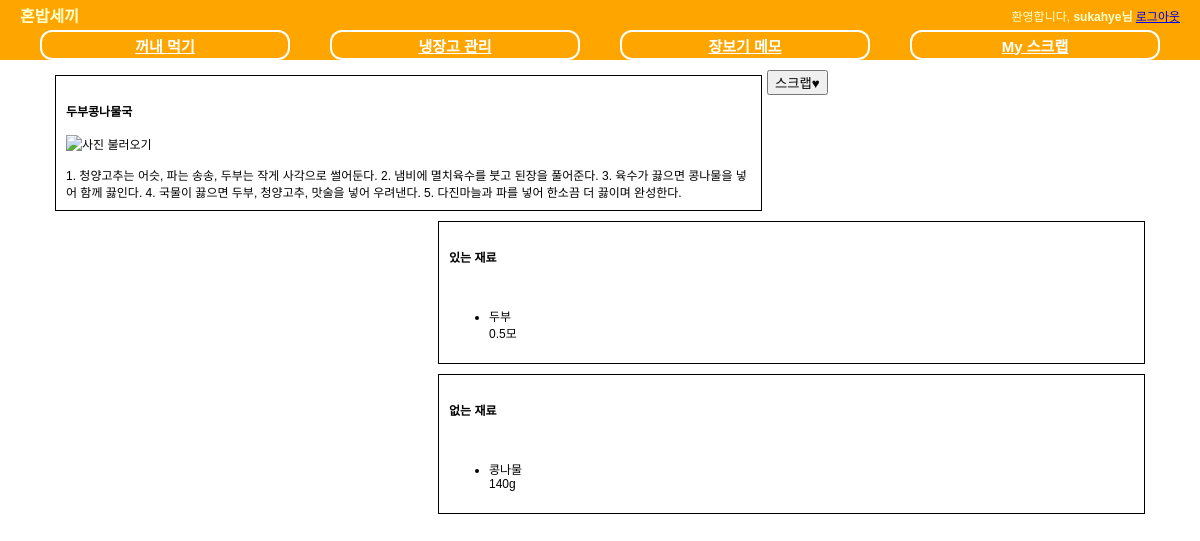
Page /fridge/8/menu_detail/ (signed in) on the committed database.
### fridge/models.py (models this page shows, shortened)
class Menu(models.Model):
    menu_name = models.CharField(max_length=50)
    menu_image = models.ImageField(verbose_name='menu_image', upload_to='images/menu', blank=True)
    menu_thumbnail = ImageSpecField(source='menu_image', processors=[ResizeToFill(100, 50)],
                                    format='JPEG',
                                    options={'quality': 60})
    main_ingredients = JSONField(verbose_name='main_ingredients', default=dict)
    sub_ingredients = JSONField(verbose_name='sub_ingredients', default=dict)
    class Meta:
        verbose_name = 'Cooking Menu'
        ordering = ['menu_name']

class Recipe(models.Model):
    sauce = models.ManyToManyField(Sauce, related_name='sauce')
    description = models.TextField()
    menu = models.OneToOneField('Menu', on_delete=models.CASCADE, related_name='recipe')
    class Meta:
        verbose_name = 'Recipe'

class Ingredient(models.Model):
    ingredientName = models.CharField(max_length=50)
    type = models.IntegerField(default=0)
    category = models.IntegerField(default=0)
    storageMethod = models.IntegerField(default=0)
    unit = models.CharField(max_length=100)
    defaultValue = models.IntegerField(default=0)
    ingredientCode = models.IntegerField(default=0)

### fridge/views.py (the view)
# urls.py: url(r'^(?P<pk>[0-9]+)/menu_detail/$', RecommendationDetail.as_view(), name='menu_detail'),
class RecommendationDetail(View):
    def get(self, request, pk):
        template_name = 'fridge/menu_detail.html'
        recom_menu = get_object_or_404(Menu, pk=pk)
        yes_ingre, no_ingre = Recommendation.has_what(request.user, pk)
        return render(request, template_name, {'menu':recom_menu,
                                               'yes_ingre':yes_ingre,
                                               'no_ingre':no_ingre})

### fridge/fields.py (called while the page is built)
    def to_python(self, value):
        if self.blank and not value:
            return None
        if isinstance(value, six.string_types):
            try:
                return json.loads(value)
            except Exception as e:
                raise ValidationError(str(e))
        else:
            return value

        def from_db_value(self, value, expression, connection):
            return self.to_python(value)

### fridge/models.py (called while the page is built)
    def has_what(owner, pk):
        menu_item = Menu.objects.get(pk=pk)
        menu_main = set(int(k) for k in menu_item.main_ingredients.keys())
        fridge_item = FridgeItem.objects.values_list('iteminfo', flat=True).filter(owner=owner)
        has_fridge= set()
        for k in fridge_item:
            has_fridge.add(Ingredient.objects.get(pk=k).ingredientCode)
        temp_yes_ingre = menu_main.intersection(has_fridge)
        temp_no_ingre = menu_main.difference(has_fridge)
        yes_ingre = {}
        no_ingre = {}
        for k in temp_yes_ingre:
            yes_ingre[Ingredient.objects.get(ingredientCode=k)] = menu_item.main_ingredients[str(k)]
        for k in temp_no_ingre:
            no_ingre[Ingredient.objects.get(ingredientCode=k)] = menu_item.main_ingredients[str(k)]
        return (yes_ingre, no_ingre)

### fridge/templates/fridge/menu_detail.html (shortened to what this page needs)
{% extends "base.html" %}
{% load staticfiles %}
{% block extrastyle %}{% static "fridge/menu_detail.css" %}{% endblock %}
{% block content %}
<div id="content">
    <div id="recipe">
        <h4>{{ menu.menu_name }}</h4>
        {% if menu.menu_image %}
            <img src="{{ menu.menu_image.url }}" height="300" /> <br><br>
        {% else %}
            <img src="//:0" height="300" title="사진 불러오기"> <br><br>
        {% endif %}
        <span>
            {{ menu.recipe.description }}
        </span>
    </div>
    <div id="yes_ingredients">
        <h4>있는 재료</h4> <br>
       <ul>
            {% for ingre_code, ingre_weight in yes_ingre.items %}
           <li>{{ ingre_code.ingredientName }}<br>
           {{ ingre_weight }}{{ ingre_code.unit }}</li>
            {% endfor %}
        </ul>
    </div>
    <div id="no_ingredients">
        <h4>없는 재료</h4> <br>
       <ul>
            {% for ingre_code, ingre_weight in no_ingre.items %}
           <li>{{ ingre_code.ingredientName }}<br>
               {{ ingre_weight }}{{ ingre_code.unit }}
           </li>
            {% endfor %}
        </ul>
    </div>
    <div>
    <form method="POST" action="{% url 'fridge:do_scrap' menu.id %}">{% csrf_token %}<input type="submit" value="스크랩&hearts;"></form>
    </div>
</div>
{% endblock %}

### templates/base.html (shortened to what this page needs)
<!DOCTYPE html>
<html lang="ko">
<head>
</head>
{% load staticfiles %}
<link rel="stylesheet" type="text/css" href="{% static "css/base.css" %}" />
<link rel="stylesheet" type="text/css" href="{% block extrastyle %}{% endblock %}"/>
<body>
    <div id="header">
        <h2 class="maintitle">혼밥세끼</h2>
        {% if user.is_active %}
        <h4 class="welcome">환영합니다,
            <strong>{% firstof user.get_short_name user.get_username %}님</strong>
            <a href="{% url 'logout' %}">로그아웃</a>
        </h4>
        {% else %}
        <h4 class="welcome">환영합니다, 게스트 사용자님 /
            <a href="{% url 'login' %}">로그인</a>
            <a href="{% url 'register' %}">회원가입</a>
        </h4>
        {% endif %}
    </div>
    <div id="menu">
        <li><a href ="{% url 'fridge:recommendation' %}">꺼내 먹기</a></li>
        <li><a href ="{% url 'fridge:manage' %}">냉장고 관리</a></li>
        <li><a href ="{% url 'fridge:shopping' %}">장보기 메모</a></li>
        <li><a href ="{% url 'fridge:scrap_list' %}">My 스크랩</a></li>
    </div>
    {% block content %} {% endblock %}
</body>
</html>

### static/css/base.css (style rules this page uses)
body { font-family: "Lucida Grande", Verdana, Arial, sans-serif; font-size: 12px; }
div#header { position: absolute; top: 0px; left: 0px; height: 30px; width:100%; display: table; background: orange; }
div#menu { position: absolute; top:30px; left:0px; height:30px; width: 100%; display: table; table-layout:fixed; border-spacing: 40px 0px; background: orange; font-size: 15px; }
div#content { position: absolute; top:70px; left:50px; right:50px; }
.maintitle { display: table-cell; vertical-align: middle; padding-left:20px; color: #ffc; font-weight: bold; font-size: 16px; }
.welcome { display:table-cell; vertical-align: middle; text-align: right; padding-right: 20px; color: #ffc; font-weight: normal; font-size: 12px; }
div#menu a:link, div#menu a:visited { color: white; }
div#menu >li { display: table-cell; vertical-align: middle; border: 2px solid white; border-radius: 12px; text-align: center; font-weight: bold; text-decoration:none; }

### fridge/static/fridge/menu_detail.css (style rules this page uses)
div#recipe { border-color:black; border-width:1px; border-style:solid; float:left; width:685px; padding:10px; margin: 5px; }
div#yes_ingredients { border-color:black; border-width:1px; border-style:solid; float:right; width:685px; padding: 10px; margin: 5px; }
div#no_ingredients { border-color:black; border-width:1px; border-style:solid; float:right; width:685px; padding: 10px; margin: 5px; }

### rows in the picture
Menu: menu_name "두부콩나물국", recipe.description "1. 청양고추는 어슷, 파는 송송, 두부는 작게 사각으로 썰어둔다. 2. 냄비에 멸치육수를 붓고 된장을 풀어준다. 3. 육수가 끓으면 콩나물을 넣어 함께 끓인다. 4. 국물이 끓으면 두부, 청양고추, 맛술을 넣어 우려낸다. 5. 다진마늘과 파를 넣어 한소끔 더 끓이며 완성한다."
Ingredient: ingredientName "두부", ingre_weight "0.5", unit "모"
Ingredient: ingredientName "콩나물", ingre_weight "140", unit "g"
